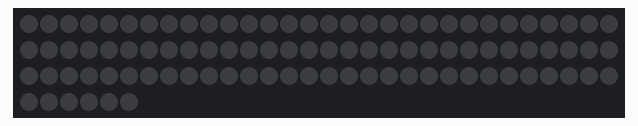
Bench run of a sketch on a simulated Arduino Uno, built with avr-gcc and run on an emulated ATmega328P. On the bench: 96 RGB LEDs in strip order, left to right, continuing on the next row. Dim RGB values are drawn brighter than linear.

Above: at 0.1 s.
At 1.7 s:
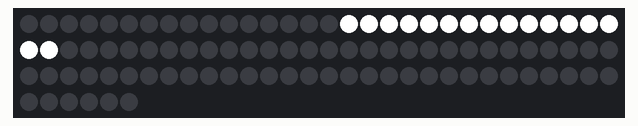
At 2.4 s:
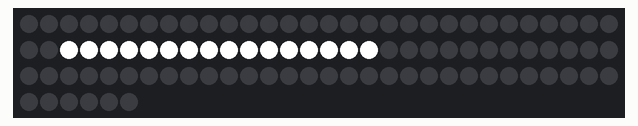
At 3.69 s:
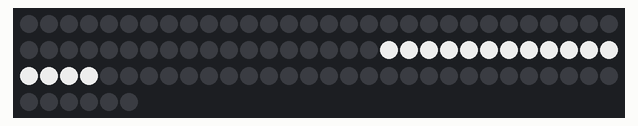
At 5.3 s:
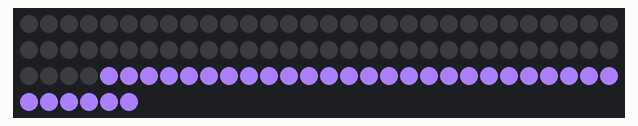
At 11.6 s:
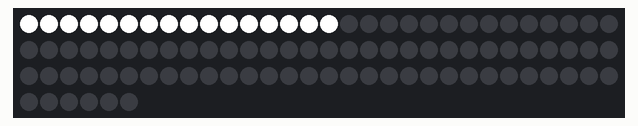

The sketch:

HorseWorkGreen.ino
```cpp
#include <Adafruit_NeoPixel.h>

#define PIN 3
//int d = 50;
Adafruit_NeoPixel strip = Adafruit_NeoPixel(96, PIN, NEO_GRB + NEO_KHZ800);


void setup() {
strip.begin();
strip.show(); // Initialize all pixels to 'off'
}

void loop() {
int d = 700;
int m = 0;
//int d = random(200, 300);
//int m = random(0, 40);
strip.show();
delay(1 * d + m * 5);
setGroup(4, strip.Color(0, 0, 0));
setGroup(5, strip.Color(0, 0, 0));
setGroup(0, strip.Color(255, 255, 255));

strip.show();
delay(1.3 * d - m);
setGroup(0, strip.Color(0, 0, 0));
setGroup(1, strip.Color(255, 255, 255));

strip.show();
delay(d - m * 2);
setGroup(1, strip.Color(0, 0, 0));
setGroup(2, strip.Color(255, 255, 255));

strip.show();
delay(1.3 * d - m * 3);
setGroup(2, strip.Color(0, 0, 0));
setGroup(3, strip.Color(255, 255, 255));

strip.show();
setGroup(2, strip.Color(0, 0, 0));
for (int i = 255; i >= 0; i--) {

setGroup(3, strip.Color(i, i, i));
strip.show();
delay(1);
}


delay(d - m * 4);
setGroup(3, strip.Color(0, 0, 0));
setGroup(4, strip.Color(170, 127, 255));
setGroup(5, strip.Color(170, 127, 255));

strip.show();
delay(4 * d - m * 4);

//setGroup(3, strip.Color(0, 0, 0));
//setGroup(4, strip.Color(170, 200, 255));
//setGroup(5, strip.Color(170, 0, 255));
//
//strip.show();
//delay(0.2 * d - m * 4);


//for (int g = 200; g >= 127; g --){
//  setGroup(4, strip.Color(80, g, 255));
//  setGroup(5, strip.Color(80, g, 255));
//  strip.show();
//  delay(2);
//}

setGroup(3, strip.Color(0, 0, 0));
setGroup(4, strip.Color(170, 127, 255));
setGroup(5, strip.Color(170, 127, 255));

strip.show();
delay(4 * d - m * 4);


//setGroup(2, strip.Color(0, 0, 255)); //goes up to group 5


}
// Fill the dots one after the other with a color

void setGroup(uint8_t g, uint32_t c) {
int firstPixel = g * 16;
for(uint8_t i=0; i<16; i++) {
strip.setPixelColor(firstPixel + i, c);
}
}
```

Measured:
- by itself, everything shown: repeats every 10.9 s, in 10 steps
- what the display in image 1 shows lasts 0.7 s, from 1.6 s to 2.3 s
- what the display in image 2 shows lasts 0.9 s, from 2.3 s to 3.2 s
- what the display in image 4 shows lasts 6.3 s, from 5.3 s to 11.6 s
